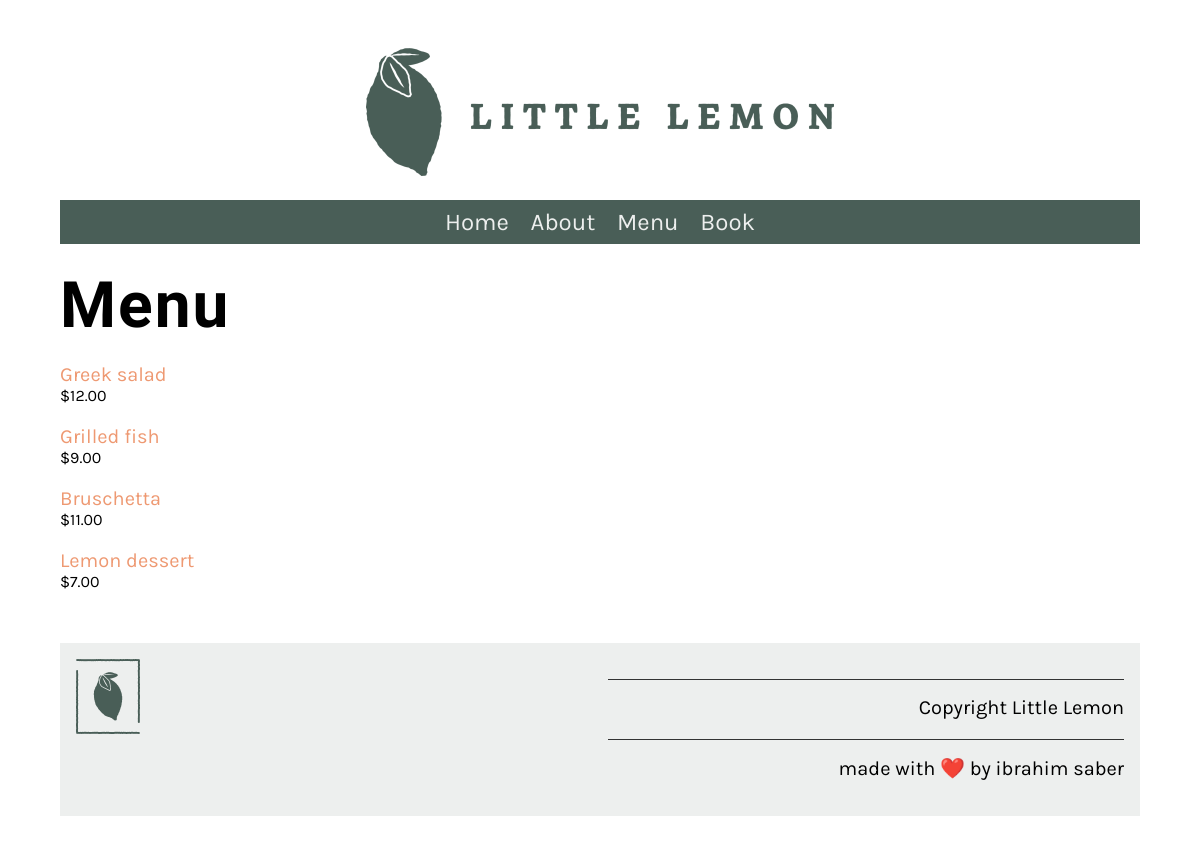
Before: /menu/ with the older database file.
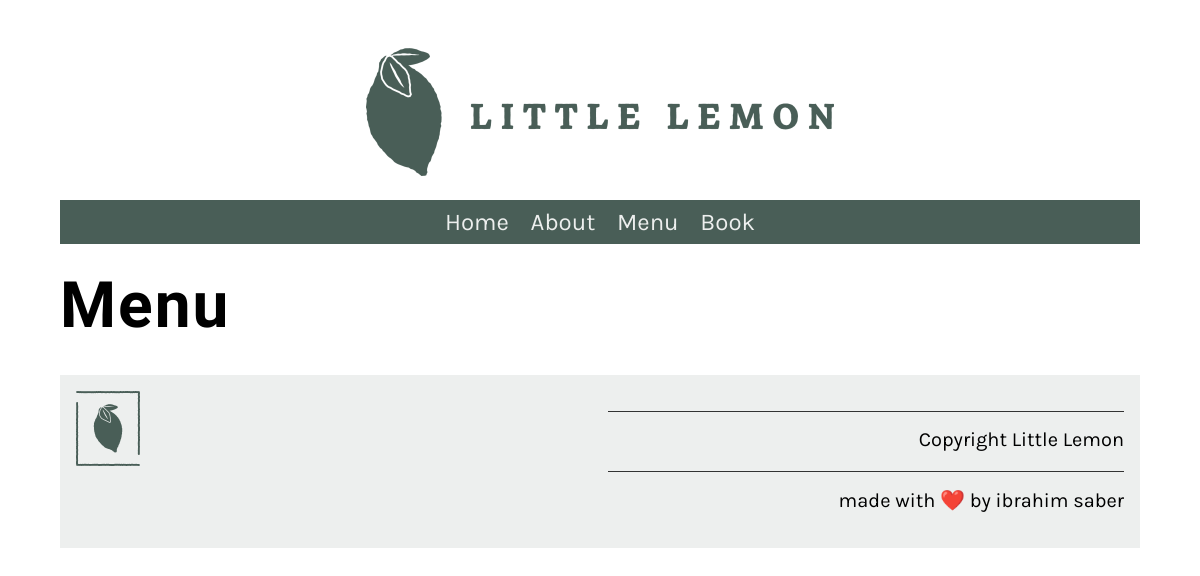
After: the same page with the newer database file.
### restaurant/models.py (models this page shows, shortened)
class Menu(models.Model):
   name = models.CharField(max_length=200)
   price = models.IntegerField()
   description = models.TextField(max_length=1000, default='')

### restaurant/views.py (the view)
# urls.py: path('menu/', views.menu, name="menu"),
def menu(request):
    pass
    menu_data = Menu.objects.all()
    main_data = {"menu":menu_data }
    return render(request, 'menu.html', main_data)

### restaurant/templates/menu.html
{% extends 'base.html' %}
{% load static %}
{% block content %}
<h1>Menu</h1>
<div class="column">
    {% for item in menu %}
    <p>
        <a href=" {% url 'menu_item' pk=item.pk %}">
            {{ item.name }}
        </a>
            <span class="menu-price">${{ item.price }}.00</span>
    </p>
    {% endfor %}
</div>
{% endblock %}

### restaurant/templates/base.html (shortened to what this page needs)
{% load static %}
<!DOCTYPE html>
<html lang="en">
  <head>
    <link
      rel="preload"
      as="style"
      href="{% static 'css/style.css' %}"
      onload="this.rel = 'stylesheet'"
    />
  </head>
  <body>
    {% include 'partials/_header.html' %}
    <main>{% block content %} {% endblock %}</main>
    {% include '_footer.html' %}
  </body>
</html>

### restaurant/templates/partials/_header.html
{% load static %}
<header>
  <img src="{% static 'img/logo.png' %}" />
</header>
<nav>
  <ul>
    <li><a href="{% url 'home' %}">Home</a></li>
    <li><a href="{% url 'about' %}">About</a></li>
    <li><a href="{% url 'menu' %}">Menu</a></li>
    <li><a href="{% url 'book' %}">Book</a></li>
  </ul>
</nav>

### restaurant/templates/_footer.html
{% load static %}
<footer>
    <article>
        <img src="{% static 'img/logo_footer.png' %}" />
    </article>
    <article>
        <p>Copyright Little Lemon </p>
        <p>made with ❤️ by ibrahim saber </p>
    </article>
</footer>

### restaurant/static/css/style.css (style rules this page uses)
body { font-family: 'Karla', sans-serif; margin-top: 3rem; margin-bottom: 3rem; margin-left: 5%; margin-right: 5%; }
h1, h2, h3, h4, h5, h6 { font-family: 'Markazi Text', serif; letter-spacing: 2px;; }
h1 { font-size: 4rem; margin-top: 1.5rem; margin-bottom: 0; }
p, ul { font-size: 1.25rem;; }
a { color: #EE9972; text-decoration: none; }
header img { display: block; margin-left: auto; margin-right: auto; max-width: 100%; height: auto; }
nav { background-color: #495E57; margin-top: 1rem; margin-bottom: 1rem; margin-bottom: 0px; }
nav ul { list-style: none; font-size: 1.5rem; text-align: center; padding-inline-start: 0rem; margin-bottom: 0px; }
nav ul li { display: inline-block; margin: 0.5rem; }
nav ul a { color: #EDEFEE; text-decoration: none; }
article { flex:1; }
article img { max-width: 100%; }
footer { background-color: #EDEFEE; padding: 1rem; display: flex; gap: 2rem 1rem; }
footer img { max-width: 50%; }
footer p { border-top: #333333; border-style: solid; border-width: 0.1rem; border-bottom: none; border-left: none; border-right: none; text-align: right; padding-top: 1rem;; }
.column { flex-basis: 50%; margin-bottom: 1rem; padding-bottom: 1rem; }

Changed rows visible on the page:
removed Menu: name "Greek salad", price "12"
removed Menu: name "Grilled fish", price "9"
removed Menu: name "Bruschetta", price "11"
removed Menu: name "Lemon dessert", price "7"
